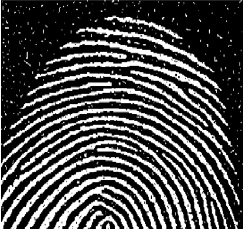
#> input picture BTL/images/fingerprint.jpg, 243 x 229 px
$ python chapter6.py
#> lines starting #> are read from the running program, lines starting #| are printed output that depends on the picture; after the words box and inside, x2 and y2 are one past the last pixel; in counts of white or black regions, pixels touching at a corner belong together
import cv2
import numpy as np
import matplotlib.pyplot as plt

image = cv2.imread("images/fingerprint.jpg", 0)# Đọc ảnh dấu vân tay
#> image: shape (229, 243); min 0, max 255, mean 74.3
_, binary_image = cv2.threshold(image, 127, 255, cv2.THRESH_BINARY_INV)# Chuyển đổi ảnh thành ảnh nhị phân
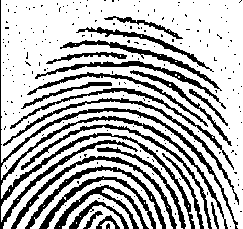
#> binary_image: shape (229, 243); 71.1% white; 221 black regions (198 under 20 px), largest, box (x1, y1, x2, y2) and area: (0, 0, 238, 229) 3995, (11, 156, 177, 229) 980, (3, 98, 239, 205) 916
kernel = np.ones((3, 3), np.uint8)# Chọn phần tử cấu trúc (structuring element)
opening = cv2.morphologyEx(binary_image, cv2.MORPH_OPEN, kernel)# Áp dụng phép Opening
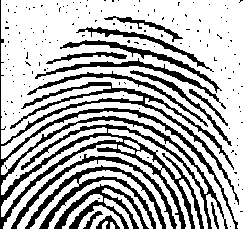
#> opening: shape (229, 243); 70% white; 160 black regions (145 under 20 px), largest, box (x1, y1, x2, y2) and area: (0, 0, 239, 229) 8028, (25, 165, 166, 229) 1655, (54, 184, 149, 229) 1197
closing = cv2.morphologyEx(opening, cv2.MORPH_CLOSE, kernel)# Áp dụng phép Closing
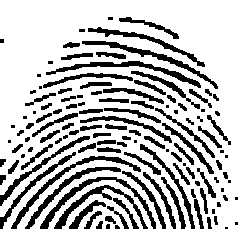
#> closing: shape (229, 243); 73.8% white; 125 black regions (34 under 20 px), largest, box (x1, y1, x2, y2) and area: (40, 177, 156, 229) 742, (11, 156, 141, 229) 712, (46, 61, 201, 88) 707

fig = plt.figure(figsize=(10, 4)) # Tạo vùng tỷ lệ 10:4
ax1, ax2 = fig.subplots(1,2) # Tạo 2 vùng vẽ con
# Hiển thị kết quả
ax1.imshow(image, cmap='gray')
ax1.set_title("Ảnh gốc")
ax1.axis('off')

ax2.imshow(closing, cmap='gray')
ax2.set_title("Opening + Closing")
ax2.axis('off')

plt.show()# Hiển thị vùng vẽ
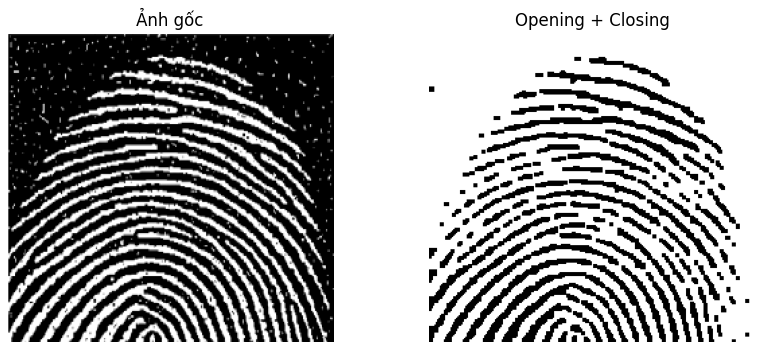
#> figure drawn by matplotlib, 2 panels

$ run again, with BTL/images/bird.jpg copied over BTL/images/fingerprint.jpg
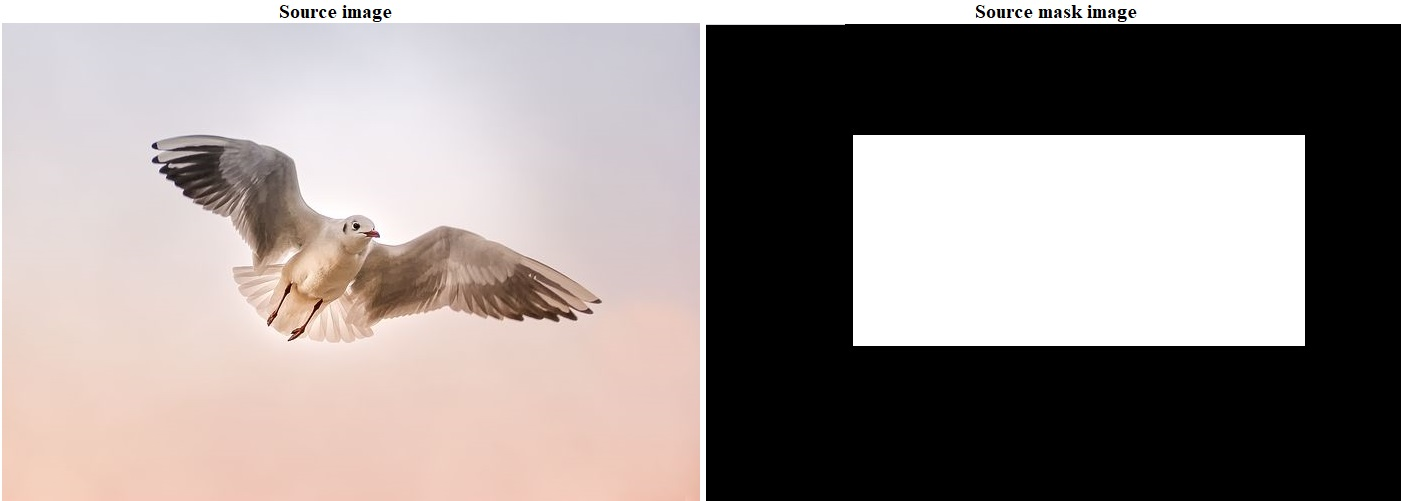
#> input picture BTL/images/bird.jpg, 1401 x 501 px
#> `_, binary_image = cv2.threshold(image, 127, 255, cv2.THRESH_BINARY_INV..`:
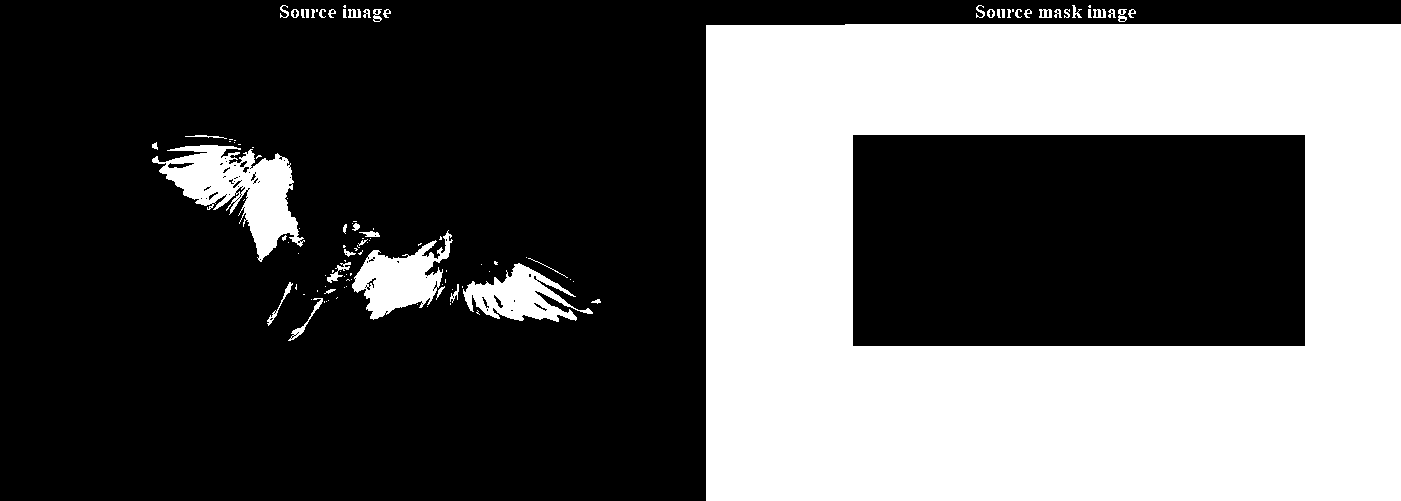
#> binary_image: shape (501, 1401); 36.2% white; 112 white regions (65 under 20 px), largest, box (x1, y1, x2, y2) and area: (706, 24, 1401, 501) 236004, (152, 145, 305, 262) 7528, (352, 230, 453, 320) 4229
#> opening: shape (501, 1401); 35.8% white; 52 white regions (23 under 20 px), largest, box (x1, y1, x2, y2) and area: (706, 24, 1401, 501) 236004, (160, 145, 300, 259) 6909, (352, 241, 450, 319) 4030
#> `closing = cv2.morphologyEx(opening, cv2.MORPH_CLOSE, kernel)# Áp dụng ..`:
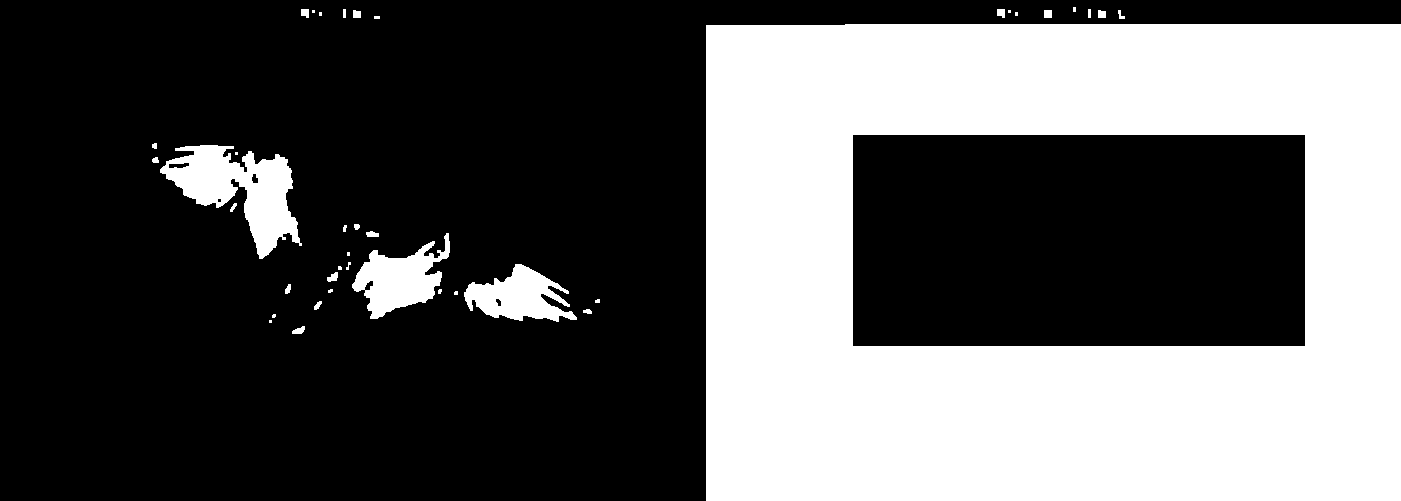
#> closing: shape (501, 1401); 35.9% white; 39 white regions (15 under 20 px), largest, box (x1, y1, x2, y2) and area: (706, 24, 1401, 501) 236004, (160, 145, 302, 259) 7312, (352, 233, 450, 319) 4122
